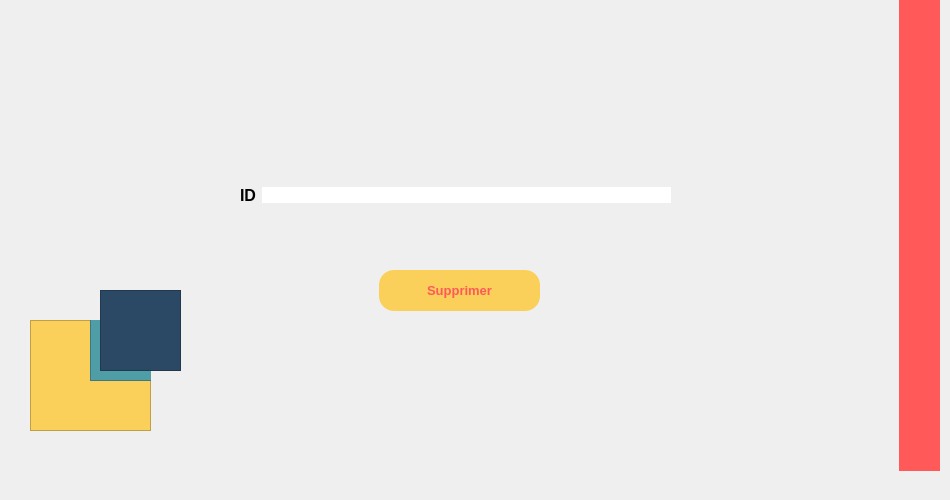
   <widget class="QWidget" name="tab_7">
    <attribute name="title">
     <string>Supprimer </string>
    </attribute>
    <widget class="QGroupBox" name="groupBox_10">
     <property name="geometry">
      <rect>
       <x>30</x>
       <y>0</y>
       <width>911</width>
       <height>491</height>
      </rect>
     </property>
     <property name="styleSheet">
      <string notr="true">border:none;</string>
     </property>
     <property name="title">
      <string/>
     </property>
     <widget class="QWidget" name="horizontalLayoutWidget_4">
      <property name="geometry">
       <rect>
        <x>210</x>
        <y>140</y>
        <width>501</width>
        <height>111</height>
       </rect>
      </property>
      <layout class="QHBoxLayout" name="horizontalLayout_4">
       <item>
        <widget class="QLabel" name="IDlabel_8">
         <property name="font">
          <font>
           <pointsize>12</pointsize>
           <weight>75</weight>
           <bold>true</bold>
          </font>
         </property>
         <property name="text">
          <string>ID</string>
         </property>
        </widget>
       </item>
       <item>
        <widget class="QLineEdit" name="IDsupp_le">
         <property name="styleSheet">
          <string notr="true">background : white ;</string>
         </property>
        </widget>
       </item>
       <item>
        <spacer name="horizontalSpacer_2">
         <property name="orientation">
          <enum>Qt::Horizontal</enum>
         </property>
         <property name="sizeType">
          <enum>QSizePolicy::Fixed</enum>
         </property>
         <property name="sizeHint" stdset="0">
          <size>
           <width>70</width>
           <height>20</height>
          </size>
         </property>
        </spacer>
       </item>
      </layout>
     </widget>
     <widget class="QPushButton" name="pushButton_supprimerEmploye">
      <property name="geometry">
       <rect>
        <x>349</x>
        <y>270</y>
        <width>161</width>
        <height>41</height>
       </rect>
      </property>
      <property name="font">
       <font>
        <pointsize>10</pointsize>
        <weight>75</weight>
        <bold>true</bold>
       </font>
      </property>
      <property name="styleSheet">
       <string notr="true">QPushButton{
border-radius:15px;
	background:#FACF5A;
	color:#FF5959;
	font-weight : bold;
}
QPushButton:hover
{
		background:#FF5959;
		color:#FACF5A;
		font-weight: bold;
}</string>
      </property>
      <property name="text">
       <string>Supprimer</string>
      </property>
     </widget>
     <widget class="QFrame" name="frame_12">
      <property name="geometry">
       <rect>
        <x>869</x>
        <y>0</y>
        <width>41</width>
        <height>471</height>
       </rect>
      </property>
      <property name="styleSheet">
       <string notr="true">background : #FF5959;</string>
      </property>
      <property name="frameShape">
       <enum>QFrame::StyledPanel</enum>
      </property>
      <property name="frameShadow">
       <enum>QFrame::Raised</enum>
      </property>
     </widget>
    </widget>
    <widget class="QFrame" name="frame_7">
     <property name="geometry">
      <rect>
       <x>30</x>
       <y>320</y>
       <width>121</width>
       <height>111</height>
      </rect>
     </property>
     <property name="styleSheet">
      <string notr="true">background :#FACF5A;</string>
     </property>
     <property name="frameShape">
      <enum>QFrame::StyledPanel</enum>
     </property>
     <property name="frameShadow">
      <enum>QFrame::Raised</enum>
     </property>
     <widget class="QFrame" name="frame_10">
      <property name="geometry">
       <rect>
        <x>60</x>
        <y>-10</y>
        <width>91</width>
        <height>71</height>
       </rect>
      </property>
      <property name="styleSheet">
       <string notr="true">background :#4F9DA6;</string>
      </property>
      <property name="frameShape">
       <enum>QFrame::StyledPanel</enum>
      </property>
      <property name="frameShadow">
       <enum>QFrame::Raised</enum>
      </property>
     </widget>
    </widget>
    <widget class="QFrame" name="frame_11">
     <property name="geometry">
      <rect>
       <x>100</x>
       <y>290</y>
       <width>81</width>
       <height>81</height>
      </rect>
     </property>
     <property name="styleSheet">
      <string notr="true">background :#2B4865;</string>
     </property>
     <property name="frameShape">
      <enum>QFrame::StyledPanel</enum>
     </property>
     <property name="frameShadow">
      <enum>QFrame::Raised</enum>
     </property>
    </widget>
   </widget>
